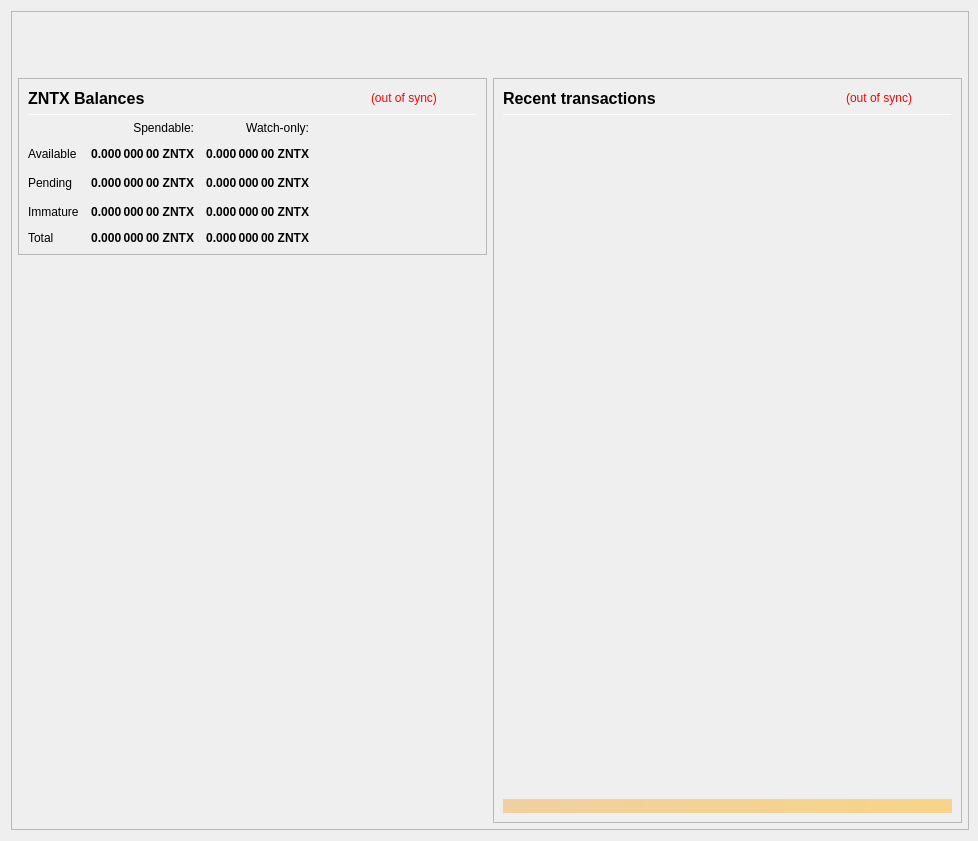
<?xml version="1.0" encoding="UTF-8"?>
<ui version="4.0">
 <class>OverviewPage</class>
 <widget class="QWidget" name="OverviewPage">
  <property name="geometry">
   <rect>
    <x>0</x>
    <y>0</y>
    <width>978</width>
    <height>841</height>
   </rect>
  </property>
  <property name="minimumSize">
   <size>
    <width>960</width>
    <height>682</height>
   </size>
  </property>
  <property name="font">
   <font>
    <weight>50</weight>
    <bold>false</bold>
   </font>
  </property>
  <property name="windowTitle">
   <string>Form</string>
  </property>
  <layout class="QVBoxLayout" name="topLayout" stretch="0">
   <property name="rightMargin">
    <number>9</number>
   </property>
   <item>
    <widget class="QFrame" name="frame_BG">
     <property name="minimumSize">
      <size>
       <width>850</width>
       <height>610</height>
      </size>
     </property>
     <property name="maximumSize">
      <size>
       <width>16777215</width>
       <height>16777215</height>
      </size>
     </property>
     <property name="frameShape">
      <enum>QFrame::StyledPanel</enum>
     </property>
     <property name="frameShadow">
      <enum>QFrame::Raised</enum>
     </property>
     <layout class="QVBoxLayout" name="verticalLayout_3" stretch="0">
      <property name="leftMargin">
       <number>0</number>
      </property>
      <property name="topMargin">
       <number>0</number>
      </property>
      <property name="rightMargin">
       <number>0</number>
      </property>
      <property name="bottomMargin">
       <number>6</number>
      </property>
      <item>
       <layout class="QVBoxLayout" name="verticalLayout_Master" stretch="0,1">
        <property name="leftMargin">
         <number>0</number>
        </property>
        <property name="topMargin">
         <number>0</number>
        </property>
        <property name="rightMargin">
         <number>0</number>
        </property>
        <property name="bottomMargin">
         <number>0</number>
        </property>
        <item>
         <widget class="QFrame" name="frame_Header">
          <layout class="QVBoxLayout" name="verticalLayout_Header" stretch="0">
           <property name="leftMargin">
            <number>0</number>
           </property>
           <property name="topMargin">
            <number>0</number>
           </property>
           <property name="rightMargin">
            <number>0</number>
           </property>
           <property name="bottomMargin">
            <number>0</number>
           </property>
           <item>
            <layout class="QHBoxLayout" name="horizontalLayout_Header" stretch="1,0">
             <property name="spacing">
              <number>6</number>
             </property>
             <item>
              <spacer name="horizontalSpacer_Header">
               <property name="orientation">
                <enum>Qt::Horizontal</enum>
               </property>
               <property name="sizeHint" stdset="0">
                <size>
                 <width>40</width>
                 <height>20</height>
                </size>
               </property>
              </spacer>
             </item>
             <item>
              <widget class="QLabel" name="labelOverviewHeaderRight">
               <property name="minimumSize">
                <size>
                 <width>464</width>
                 <height>60</height>
                </size>
               </property>
               <property name="maximumSize">
                <size>
                 <width>16777215</width>
                 <height>60</height>
                </size>
               </property>
               <property name="font">
                <font>
                 <pointsize>14</pointsize>
                </font>
               </property>
               <property name="text">
                <string/>
               </property>
               <property name="alignment">
                <set>Qt::AlignRight|Qt::AlignTrailing|Qt::AlignVCenter</set>
               </property>
              </widget>
             </item>
            </layout>
           </item>
          </layout>
         </widget>
        </item>
        <item>
         <widget class="QFrame" name="frame_Content">
          <layout class="QVBoxLayout" name="verticalLayout_Content">
           <property name="leftMargin">
            <number>6</number>
           </property>
           <property name="topMargin">
            <number>0</number>
           </property>
           <property name="rightMargin">
            <number>6</number>
           </property>
           <property name="bottomMargin">
            <number>0</number>
           </property>
           <item>
            <layout class="QHBoxLayout" name="horizontalLayout_Content" stretch="1,1">
             <property name="spacing">
              <number>6</number>
             </property>
             <item>
              <layout class="QVBoxLayout" name="verticalLayout_left" stretch="0,0">
               <item>
                <widget class="QFrame" name="frameBalances">
                 <property name="frameShape">
                  <enum>QFrame::StyledPanel</enum>
                 </property>
                 <property name="frameShadow">
                  <enum>QFrame::Raised</enum>
                 </property>
                 <layout class="QVBoxLayout" name="verticalLayout_4">
                  <item>
                   <layout class="QHBoxLayout" name="hlBalancesHeader" stretch="2,0,0">
                    <property name="spacing">
                     <number>6</number>
                    </property>
                    <item>
                     <widget class="QLabel" name="labelBalances">
                      <property name="minimumSize">
                       <size>
                        <width>0</width>
                        <height>0</height>
                       </size>
                      </property>
                      <property name="font">
                       <font>
                        <pointsize>12</pointsize>
                        <weight>75</weight>
                        <bold>true</bold>
                       </font>
                      </property>
                      <property name="text">
                       <string>ZNTX Balances</string>
                      </property>
                     </widget>
                    </item>
                    <item>
                     <widget class="QLabel" name="labelWalletStatus">
                      <property name="cursor">
                       <cursorShape>WhatsThisCursor</cursorShape>
                      </property>
                      <property name="toolTip">
                       <string>The displayed information may be out of date. Your wallet automatically synchronizes with the Zantix network after a connection is established, but this process has not completed yet.</string>
                      </property>
                      <property name="styleSheet">
                       <string notr="true">QLabel { color: red; }</string>
                      </property>
                      <property name="text">
                       <string notr="true">(out of sync)</string>
                      </property>
                      <property name="alignment">
                       <set>Qt::AlignLeading|Qt::AlignLeft|Qt::AlignVCenter</set>
                      </property>
                     </widget>
                    </item>
                    <item>
                     <spacer name="hsBalancesHeader">
                      <property name="orientation">
                       <enum>Qt::Horizontal</enum>
                      </property>
                      <property name="sizeHint" stdset="0">
                       <size>
                        <width>40</width>
                        <height>20</height>
                       </size>
                      </property>
                     </spacer>
                    </item>
                   </layout>
                  </item>
                  <item>
                   <widget class="Line" name="lineBalances">
                    <property name="minimumSize">
                     <size>
                      <width>0</width>
                      <height>1</height>
                     </size>
                    </property>
                    <property name="maximumSize">
                     <size>
                      <width>16777215</width>
                      <height>1</height>
                     </size>
                    </property>
                    <property name="orientation">
                     <enum>Qt::Horizontal</enum>
                    </property>
                   </widget>
                  </item>
                  <item>
                   <layout class="QGridLayout" name="gridLayout">
                    <property name="spacing">
                     <number>12</number>
                    </property>
                    <item row="2" column="2">
                     <widget class="QLabel" name="labelWatchPending">
                      <property name="font">
                       <font>
                        <weight>75</weight>
                        <bold>true</bold>
                       </font>
                      </property>
                      <property name="cursor">
                       <cursorShape>ArrowCursor</cursorShape>
                      </property>
                      <property name="toolTip">
                       <string>Unconfirmed transactions to watch-only addresses</string>
                      </property>
                      <property name="text">
                       <string notr="true">0.000 000 00 ZNTX</string>
                      </property>
                      <property name="alignment">
                       <set>Qt::AlignRight|Qt::AlignTrailing|Qt::AlignVCenter</set>
                      </property>
                      <property name="textInteractionFlags">
                       <set>Qt::NoTextInteraction</set>
                      </property>
                     </widget>
                    </item>
                    <item row="2" column="1">
                     <widget class="QLabel" name="labelUnconfirmed">
                      <property name="font">
                       <font>
                        <weight>75</weight>
                        <bold>true</bold>
                       </font>
                      </property>
                      <property name="cursor">
                       <cursorShape>ArrowCursor</cursorShape>
                      </property>
                      <property name="toolTip">
                       <string>Total of transactions that have yet to be confirmed, and do not yet count toward the spendable balance</string>
                      </property>
                      <property name="text">
                       <string notr="true">0.000 000 00 ZNTX</string>
                      </property>
                      <property name="alignment">
                       <set>Qt::AlignRight|Qt::AlignTrailing|Qt::AlignVCenter</set>
                      </property>
                      <property name="textInteractionFlags">
                       <set>Qt::NoTextInteraction</set>
                      </property>
                     </widget>
                    </item>
                    <item row="3" column="2">
                     <widget class="QLabel" name="labelWatchImmature">
                      <property name="font">
                       <font>
                        <weight>75</weight>
                        <bold>true</bold>
                       </font>
                      </property>
                      <property name="cursor">
                       <cursorShape>ArrowCursor</cursorShape>
                      </property>
                      <property name="toolTip">
                       <string>Staked or masternode rewards in watch-only addresses that has not yet matured</string>
                      </property>
                      <property name="text">
                       <string notr="true">0.000 000 00 ZNTX</string>
                      </property>
                      <property name="alignment">
                       <set>Qt::AlignRight|Qt::AlignTrailing|Qt::AlignVCenter</set>
                      </property>
                      <property name="textInteractionFlags">
                       <set>Qt::NoTextInteraction</set>
                      </property>
                     </widget>
                    </item>
                    <item row="4" column="0">
                     <widget class="QLabel" name="labelTotalText">
                      <property name="text">
                       <string>Total</string>
                      </property>
                      <property name="textInteractionFlags">
                       <set>Qt::NoTextInteraction</set>
                      </property>
                     </widget>
                    </item>
                    <item row="3" column="1">
                     <widget class="QLabel" name="labelImmature">
                      <property name="font">
                       <font>
                        <weight>75</weight>
                        <bold>true</bold>
                       </font>
                      </property>
                      <property name="cursor">
                       <cursorShape>ArrowCursor</cursorShape>
                      </property>
                      <property name="toolTip">
                       <string>Staked or masternode rewards that has not yet matured</string>
                      </property>
                      <property name="text">
                       <string notr="true">0.000 000 00 ZNTX</string>
                      </property>
                      <property name="alignment">
                       <set>Qt::AlignRight|Qt::AlignTrailing|Qt::AlignVCenter</set>
                      </property>
                      <property name="textInteractionFlags">
                       <set>Qt::NoTextInteraction</set>
                      </property>
                     </widget>
                    </item>
                    <item row="2" column="3">
                     <spacer name="hsBalances">
                      <property name="orientation">
                       <enum>Qt::Horizontal</enum>
                      </property>
                      <property name="sizeHint" stdset="0">
                       <size>
                        <width>40</width>
                        <height>20</height>
                       </size>
                      </property>
                     </spacer>
                    </item>
                    <item row="3" column="0">
                     <widget class="QLabel" name="labelImmatureText">
                      <property name="text">
                       <string>Immature</string>
                      </property>
                      <property name="textInteractionFlags">
                       <set>Qt::NoTextInteraction</set>
                      </property>
                     </widget>
                    </item>
                    <item row="4" column="1">
                     <widget class="QLabel" name="labelTotal">
                      <property name="font">
                       <font>
                        <weight>75</weight>
                        <bold>true</bold>
                       </font>
                      </property>
                      <property name="cursor">
                       <cursorShape>ArrowCursor</cursorShape>
                      </property>
                      <property name="toolTip">
                       <string>Your current total balance</string>
                      </property>
                      <property name="text">
                       <string notr="true">0.000 000 00 ZNTX</string>
                      </property>
                      <property name="alignment">
                       <set>Qt::AlignRight|Qt::AlignTrailing|Qt::AlignVCenter</set>
                      </property>
                      <property name="textInteractionFlags">
                       <set>Qt::NoTextInteraction</set>
                      </property>
                     </widget>
                    </item>
                    <item row="4" column="2">
                     <widget class="QLabel" name="labelWatchTotal">
                      <property name="font">
                       <font>
                        <weight>75</weight>
                        <bold>true</bold>
                       </font>
                      </property>
                      <property name="cursor">
                       <cursorShape>ArrowCursor</cursorShape>
                      </property>
                      <property name="toolTip">
                       <string>Current total balance in watch-only addresses</string>
                      </property>
                      <property name="text">
                       <string notr="true">0.000 000 00 ZNTX</string>
                      </property>
                      <property name="alignment">
                       <set>Qt::AlignRight|Qt::AlignTrailing|Qt::AlignVCenter</set>
                      </property>
                      <property name="textInteractionFlags">
                       <set>Qt::NoTextInteraction</set>
                      </property>
                     </widget>
                    </item>
                    <item row="0" column="2">
                     <widget class="QLabel" name="labelWatchonly">
                      <property name="text">
                       <string>Watch-only:</string>
                      </property>
                      <property name="alignment">
                       <set>Qt::AlignRight|Qt::AlignTrailing|Qt::AlignVCenter</set>
                      </property>
                     </widget>
                    </item>
                    <item row="1" column="0">
                     <widget class="QLabel" name="labelBalanceText">
                      <property name="text">
                       <string>Available</string>
                      </property>
                      <property name="textInteractionFlags">
                       <set>Qt::NoTextInteraction</set>
                      </property>
                     </widget>
                    </item>
                    <item row="1" column="1">
                     <widget class="QLabel" name="labelBalance">
                      <property name="font">
                       <font>
                        <weight>75</weight>
                        <bold>true</bold>
                       </font>
                      </property>
                      <property name="cursor">
                       <cursorShape>ArrowCursor</cursorShape>
                      </property>
                      <property name="toolTip">
                       <string>Your current spendable balance</string>
                      </property>
                      <property name="text">
                       <string notr="true">0.000 000 00 ZNTX</string>
                      </property>
                      <property name="alignment">
                       <set>Qt::AlignRight|Qt::AlignTrailing|Qt::AlignVCenter</set>
                      </property>
                      <property name="textInteractionFlags">
                       <set>Qt::NoTextInteraction</set>
                      </property>
                     </widget>
                    </item>
                    <item row="1" column="2">
                     <widget class="QLabel" name="labelWatchAvailable">
                      <property name="font">
                       <font>
                        <weight>75</weight>
                        <bold>true</bold>
                       </font>
                      </property>
                      <property name="cursor">
                       <cursorShape>ArrowCursor</cursorShape>
                      </property>
                      <property name="toolTip">
                       <string>Your current balance in watch-only addresses</string>
                      </property>
                      <property name="text">
                       <string notr="true">0.000 000 00 ZNTX</string>
                      </property>
                      <property name="alignment">
                       <set>Qt::AlignRight|Qt::AlignTrailing|Qt::AlignVCenter</set>
                      </property>
                      <property name="textInteractionFlags">
                       <set>Qt::NoTextInteraction</set>
                      </property>
                     </widget>
                    </item>
                    <item row="2" column="0">
                     <widget class="QLabel" name="labelPendingText">
                      <property name="text">
                       <string>Pending</string>
                      </property>
                      <property name="textInteractionFlags">
                       <set>Qt::NoTextInteraction</set>
                      </property>
                     </widget>
                    </item>
                    <item row="0" column="1">
                     <widget class="QLabel" name="labelSpendable">
                      <property name="text">
                       <string>Spendable:</string>
                      </property>
                      <property name="alignment">
                       <set>Qt::AlignRight|Qt::AlignTrailing|Qt::AlignVCenter</set>
                      </property>
                     </widget>
                    </item>
                   </layout>
                  </item>
                 </layout>
                </widget>
               </item>
               <item>
                <spacer name="verticalSpacer">
                 <property name="orientation">
                  <enum>Qt::Vertical</enum>
                 </property>
                 <property name="sizeHint" stdset="0">
                  <size>
                   <width>20</width>
                   <height>40</height>
                  </size>
                 </property>
                </spacer>
               </item>
              </layout>
             </item>
             <item>
              <layout class="QVBoxLayout" name="verticalLayout_right" stretch="1">
               <item>
                <widget class="QFrame" name="frame_RecentTransactions">
                 <property name="minimumSize">
                  <size>
                   <width>0</width>
                   <height>0</height>
                  </size>
                 </property>
                 <property name="frameShape">
                  <enum>QFrame::StyledPanel</enum>
                 </property>
                 <property name="frameShadow">
                  <enum>QFrame::Raised</enum>
                 </property>
                 <layout class="QVBoxLayout" name="verticalLayout_1" stretch="0,0,0,0,0">
                  <item>
                   <layout class="QHBoxLayout" name="horizontalLayout_2" stretch="2,0,0">
                    <property name="spacing">
                     <number>3</number>
                    </property>
                    <item>
                     <widget class="QLabel" name="label_4">
                      <property name="minimumSize">
                       <size>
                        <width>0</width>
                        <height>20</height>
                       </size>
                      </property>
                      <property name="font">
                       <font>
                        <pointsize>12</pointsize>
                        <weight>75</weight>
                        <bold>true</bold>
                       </font>
                      </property>
                      <property name="text">
                       <string>Recent transactions</string>
                      </property>
                     </widget>
                    </item>
                    <item>
                     <widget class="QLabel" name="labelTransactionsStatus">
                      <property name="cursor">
                       <cursorShape>WhatsThisCursor</cursorShape>
                      </property>
                      <property name="toolTip">
                       <string>The displayed information may be out of date. Your wallet automatically synchronizes with the Zantix network after a connection is established, but this process has not completed yet.</string>
                      </property>
                      <property name="styleSheet">
                       <string notr="true">QLabel { color: red; }</string>
                      </property>
                      <property name="text">
                       <string notr="true">(out of sync)</string>
                      </property>
                      <property name="alignment">
                       <set>Qt::AlignRight|Qt::AlignTrailing|Qt::AlignVCenter</set>
                      </property>
                     </widget>
                    </item>
                    <item>
                     <spacer name="horizontalSpacer">
                      <property name="orientation">
                       <enum>Qt::Horizontal</enum>
                      </property>
                      <property name="sizeHint" stdset="0">
                       <size>
                        <width>40</width>
                        <height>20</height>
                       </size>
                      </property>
                     </spacer>
                    </item>
                   </layout>
                  </item>
                  <item>
                   <widget class="Line" name="line">
                    <property name="minimumSize">
                     <size>
                      <width>0</width>
                      <height>1</height>
                     </size>
                    </property>
                    <property name="maximumSize">
                     <size>
                      <width>16777215</width>
                      <height>1</height>
                     </size>
                    </property>
                    <property name="orientation">
                     <enum>Qt::Horizontal</enum>
                    </property>
                   </widget>
                  </item>
                  <item>
                   <widget class="QListView" name="listTransactions">
                    <property name="minimumSize">
                     <size>
                      <width>0</width>
                      <height>0</height>
                     </size>
                    </property>
                    <property name="styleSheet">
                     <string notr="true">QListView { background: transparent; }</string>
                    </property>
                    <property name="frameShape">
                     <enum>QFrame::NoFrame</enum>
                    </property>
                    <property name="verticalScrollBarPolicy">
                     <enum>Qt::ScrollBarAlwaysOff</enum>
                    </property>
                    <property name="horizontalScrollBarPolicy">
                     <enum>Qt::ScrollBarAlwaysOff</enum>
                    </property>
                    <property name="selectionMode">
                     <enum>QAbstractItemView::NoSelection</enum>
                    </property>
                   </widget>
                  </item>
                  <item>
                   <spacer name="verticalSpacer_2">
                    <property name="orientation">
                     <enum>Qt::Vertical</enum>
                    </property>
                    <property name="sizeType">
                     <enum>QSizePolicy::Expanding</enum>
                    </property>
                    <property name="sizeHint" stdset="0">
                     <size>
                      <width>20</width>
                      <height>40</height>
                     </size>
                    </property>
                   </spacer>
                  </item>
                  <item>
                   <widget class="QLabel" name="labelAlerts">
                    <property name="maximumSize">
                     <size>
                      <width>16777215</width>
                      <height>16777215</height>
                     </size>
                    </property>
                    <property name="styleSheet">
                     <string notr="true">background-color: qlineargradient(x1: 0, y1: 0, x2: 1, y2: 0, stop:0 #F0D0A0, stop:1 #F8D488); color:#000000;</string>
                    </property>
                    <property name="text">
                     <string/>
                    </property>
                    <property name="wordWrap">
                     <bool>true</bool>
                    </property>
                    <property name="margin">
                     <number>3</number>
                    </property>
                   </widget>
                  </item>
                 </layout>
                </widget>
               </item>
              </layout>
             </item>
            </layout>
           </item>
          </layout>
         </widget>
        </item>
       </layout>
      </item>
     </layout>
    </widget>
   </item>
  </layout>
 </widget>
 <resources/>
 <connections/>
</ui>
